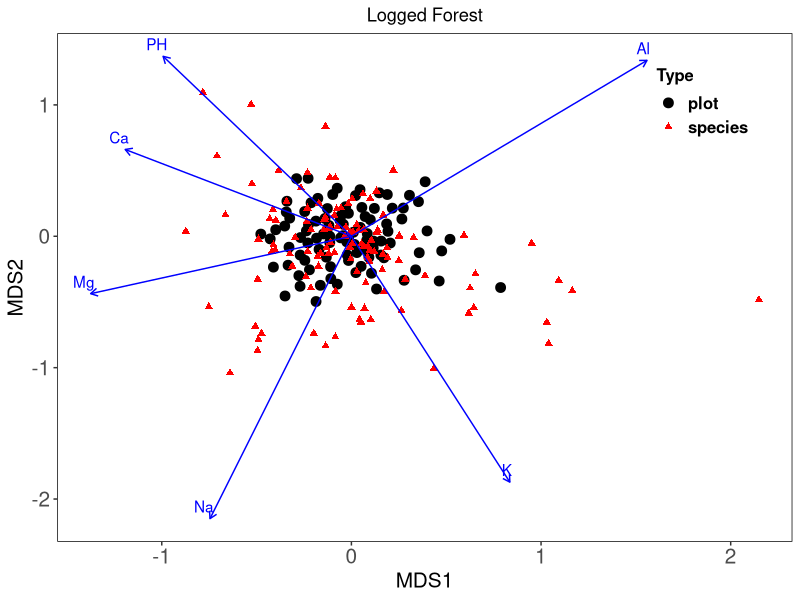
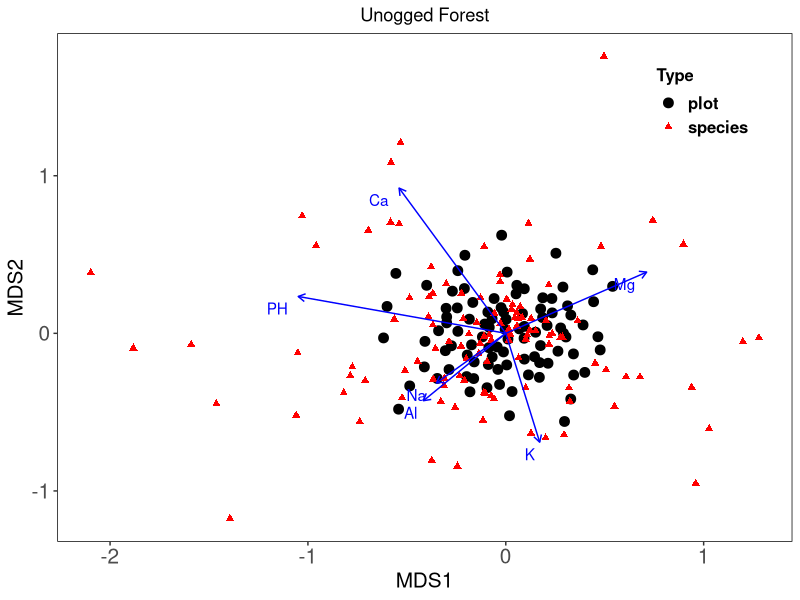

These charts were generated, in order, by the following R code:
# Load necessary packages
library(vegan)
library(ggplot2)
library(dplyr)

soil_properties<-read.csv('soil_properties.csv', header = TRUE, sep = ',')
soil_trees<-read.csv('soil_trees.csv', header = TRUE, sep = ',')
soil_regen<-read.csv('soil_regen.csv', header = TRUE, sep = ',')



#this is a continuation from nmds_soil_species ############

soil_logged <- soil_properties %>% 
  filter(grepl("^Logged", plot.id))

# Create 'unlogged' data frame
soil_unlogged <- soil_properties %>% 
  filter(grepl("^Unlogged", plot.id))

#write this from the saved dataframe 
matrix_logged<-read.csv('matrix_logged.csv', header = TRUE, sep = ',')
matrix_unlogged<-read.csv('matrix_unlogged.csv', header = TRUE, sep = ',')


#becasue this was loaded from the saved data, the row name changed to X 
matrix_logged <- as.data.frame(matrix_logged)
rownames(matrix_logged) <- matrix_logged$X
matrix_logged <- matrix_logged[, -1] 

matrix_unlogged <- as.data.frame(matrix_unlogged)
rownames(matrix_unlogged) <- matrix_unlogged$X
matrix_unlogged <- matrix_unlogged[, -1] 

# Running NMDS analysis with species scores
# Run NMDS analysis with species scores
new_mds_logged <- metaMDS(matrix_logged, trymax = 100, k = 2)
new_mds_unlogged <- metaMDS(matrix_unlogged, trymax = 100, k = 2)

new_mds_logged$stress
new_mds_unlogged$stress

# Running NMDS analysis
beta_dist <- vegdist(matrix_logged, index = "bray")
mds <- metaMDS(beta_dist)


# Fit soil variables to NMDS
new_envfit_logged <- envfit(new_mds_logged ~ Al + Ca + Mg + Na + K + PH, data = soil_logged, perm = 999)
new_envfit_unlogged <- envfit(new_mds_unlogged ~ Al + Ca + Mg + Na + K + PH, data = soil_unlogged, perm = 999)

# Extract environmental vectors
new_envfit_logged_vector <- as.data.frame(scores(new_envfit_logged, display = "vectors"))
new_envfit_logged_vector$variables <- rownames(new_envfit_logged_vector)

new_envfit_unlogged_vector <- as.data.frame(scores(new_envfit_unlogged, display = "vectors"))
new_envfit_unlogged_vector$variables <- rownames(new_envfit_unlogged_vector)

# Extract NMDS scores for plots and species
plot_logged_values <- as.data.frame(new_mds_logged$points)
plot_logged_values$plot <- rownames(plot_logged_values)
colnames(plot_logged_values) <- c("MDS1", "MDS2", "plot")

species_logged <- as.data.frame(scores(new_mds_logged, display = "species"))
species_logged$species <- rownames(species_logged)
colnames(species_logged) <- c("MDS1", "MDS2", "species")

plot_unlogged_values <- as.data.frame(new_mds_unlogged$points)
plot_unlogged_values$plot <- rownames(plot_unlogged_values)
colnames(plot_unlogged_values) <- c("MDS1", "MDS2", "plot")

species_unlogged <- as.data.frame(scores(new_mds_unlogged, display = "species"))
species_unlogged$species <- rownames(species_unlogged)
colnames(species_unlogged) <- c("MDS1", "MDS2", "species")

# Add a type column to each data frame for plotting
new_df_logged <- cbind(plot_logged_values, type = "plot")
new_df_unlogged <- cbind(plot_unlogged_values, type = "plot")
species_logged <- cbind(species_logged, type = "species")
species_unlogged <- cbind(species_unlogged, type = "species")


# Subsetting to 0.01 and 0.99 percentile

#for plots
new_qmds1 <- quantile(new_df_logged$MDS1, prob = c(0.01, 0.99))
new_qmds2 <- quantile(new_df_logged$MDS2, prob = c(0.01, 0.99))
new_df_logged <- subset(new_df_logged, new_df_logged$MDS1 > new_qmds1[1] & new_df_logged$MDS1 < new_qmds1[2] & new_df_logged$MDS2 > new_qmds2[1] & new_df_logged$MDS2 < new_qmds2[2])

new_qmds1 <- quantile(new_df_unlogged$MDS1, prob = c(0.01, 0.99))
new_qmds2 <- quantile(new_df_unlogged$MDS2, prob = c(0.01, 0.99))
new_df_unlogged <- subset(new_df_unlogged, new_df_unlogged$MDS1 > new_qmds1[1] & new_df_unlogged$MDS1 < new_qmds1[2] & new_df_unlogged$MDS2 > new_qmds2[1] & new_df_unlogged$MDS2 < new_qmds2[2])


#for species 
qmds1 <- quantile(species_logged$MDS1, prob = c(0.01, 0.99))
qmds2 <- quantile(species_logged$MDS2, prob = c(0.01, 0.99))
species_logged <- subset(species_logged, species_logged$MDS1 > qmds1[1] & species_logged$MDS1 < qmds1[2] & species_logged$MDS2 > qmds2[1] & species_logged$MDS2 < qmds2[2])

# Combine species and plot points for NMDS plots
combined_logged <- rbind(
  new_df_logged[, c("MDS1", "MDS2", "type")],
  species_logged[, c("MDS1", "MDS2", "type")]
)

combined_unlogged <- rbind(
  new_df_unlogged[, c("MDS1", "MDS2", "type")],
  species_unlogged[, c("MDS1", "MDS2", "type")]
)




scaling_factor_logged <- max(abs(combined_logged$MDS1), abs(combined_logged$MDS2)) / max(abs(new_envfit_logged_vector$NMDS1), abs(new_envfit_logged_vector$NMDS2))
scaling_factor_unlogged <- max(abs(combined_unlogged$MDS1), abs(combined_unlogged$MDS2)) / max(abs(new_envfit_unlogged_vector$NMDS1), abs(new_envfit_unlogged_vector$NMDS2))

scaling_factor_unlogged<-scaling_factor_unlogged/2


# Apply the scaling factor to the environmental vectors
new_envfit_logged_vector <- new_envfit_logged_vector %>%
  mutate(NMDS1 = NMDS1 * scaling_factor_logged, NMDS2 = NMDS2 * scaling_factor_logged)

new_envfit_unlogged_vector <- new_envfit_unlogged_vector %>%
  mutate(NMDS1 = NMDS1 * scaling_factor_unlogged, NMDS2 = NMDS2 * scaling_factor_unlogged)






logged_nmds1 <- ggplot() +
  geom_point(data = combined_logged[combined_logged$type == "plot",], aes(x = MDS1, y = MDS2, shape = type), size = 3, fill = 'black') +
  geom_point(data = combined_logged[combined_logged$type == "species",], aes(x = MDS1, y = MDS2, shape = type), color = "red", size = 1.8) +
  geom_segment(data = new_envfit_logged_vector, aes(x = 0, y = 0, xend = NMDS1, yend = NMDS2), 
               arrow = arrow(length = unit(0.2, "cm")), color = "blue") +
  geom_text(data = new_envfit_logged_vector, aes(x = NMDS1, y = NMDS2, label = variables), 
            color = "blue", hjust = 0.8, vjust = -0.5) +
  scale_shape_manual(values = c("plot" = 21, "species" = 17)) +
  theme(panel.border = element_rect(fill = NA), 
        panel.background = element_rect(fill = NA),
        axis.text.x = element_text(size = 15),
        axis.text.y = element_text(size = 15),
        axis.title.x = element_text(size = 15),
        axis.title.y = element_text(size = 15),
        legend.position = c(0.95, 0.95), # Inside top-right corner
        legend.justification = c("right", "top"),
        legend.background = element_rect(fill = "white", color = NA),
        legend.text = element_text(size = 12, face = "bold"), # Increase and bold legend text
        legend.title = element_text(size = 12, face = "bold"),
        plot.title = element_text(hjust = 0.5))+ # Increase and bold legend title
  labs(shape = "Type", title = "Logged Forest") +
  guides(shape = guide_legend(override.aes = list(color = c("black", "red"))))

print(logged_nmds1)






unlogged_nmds1 <- ggplot() +
  geom_point(data = combined_unlogged[combined_unlogged$type == "plot",], aes(x = MDS1, y = MDS2, shape = type), size = 3, fill = 'black') +
  geom_point(data = combined_unlogged[combined_unlogged$type == "species",], aes(x = MDS1, y = MDS2, shape = type), color = "red", size = 1.8) +
  geom_segment(data = new_envfit_unlogged_vector, aes(x = 0, y = 0, xend = NMDS1, yend = NMDS2), 
               arrow = arrow(length = unit(0.2, "cm")), color = "blue") +
  geom_text(data = new_envfit_unlogged_vector, aes(x = NMDS1, y = NMDS2, label = variables), 
            color = "blue", hjust = 1.5, vjust = 1.5) +
  scale_shape_manual(values = c("plot" = 21, "species" = 17)) +
  theme(panel.border = element_rect(fill = NA), 
        panel.background = element_rect(fill = NA),
        axis.text.x = element_text(size = 15),
        axis.text.y = element_text(size = 15),
        axis.title.x = element_text(size = 15),
        axis.title.y = element_text(size = 15),
        legend.position = c(0.95, 0.95), # Inside top-right corner
        legend.justification = c("right", "top"),
        legend.background = element_rect(fill = "white", color = NA),
        legend.text = element_text(size = 12, face = "bold"), # Increase and bold legend text
        legend.title = element_text(size = 12, face = "bold"), # Increase and bold legend title
        plot.title = element_text(hjust = 0.5))+
  labs(shape = "Type", title = "Unogged Forest") +
  guides(shape = guide_legend(override.aes = list(color = c("black", "red"))))


print(unlogged_nmds1)

p_values <- sapply(soil_properties[ , c("Al", "Ca", "K", "Mg", "Na", "PH")], 
                   function(x) summary(aov(x ~ compartment, data = soil_properties))[[1]][["Pr(>F)"]][1])
print(p_values)
